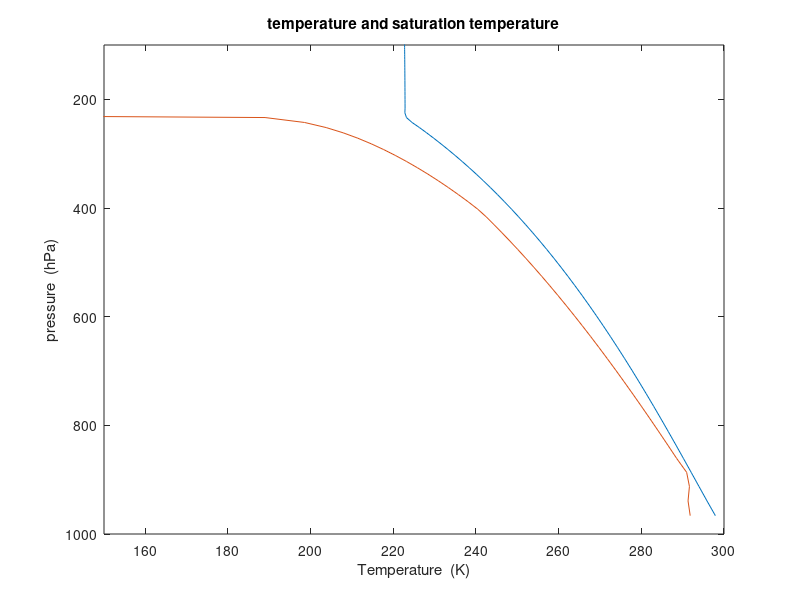
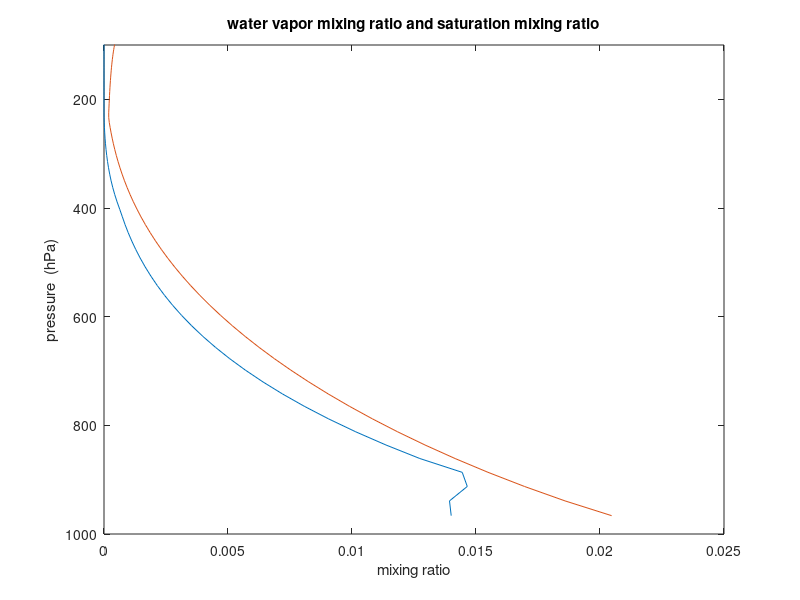
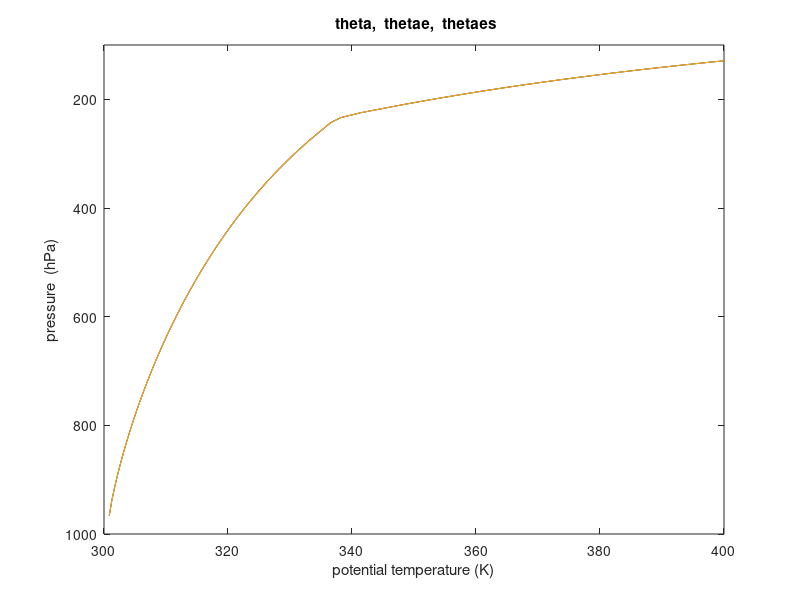

The MATLAB source for these figures, in order: (Note: this script raises an error after producing the figures.)
% MATLAB script:  profile_1.m
% This script reads in a thermodynamic sounding and plots profiles
% of various thermodynamic parameters.
clear all                   % clear the workspace
close all                   % close all figures
% The data is given on height surfaces
load sounding.dat           % loads z, p, theta, qv  data
z = sounding(1,:);
p = sounding(2,:);
theta = sounding(3,:);
qv = sounding(4,:);
% Define physical constants
dz = 250;
g = 9.81;                   % gravity
R = 287;                    % gas constant for dry air
cp = 1004;                  % specific heat at constant press
Ttr = 273.16;               % triple point temperature
Lv = 2.5e6;                 % latent heat of vaporization
estr = 6.11;                % saturation vapor pressure at triple point (hPa)
Rv = 461;                   %  gas constant for vapor
eps = 0.622;                % ratio of water vapor mass to dry air mass
% Plot potential temperature versus pressure 
s=size(theta);
% Note by using the size function the code will work for data files with
% different numbers of points.  
% Compute  temperature  profile.  
T = theta.*(p/1000).^(R/cp); %compute temperature from theta
% Compute  vapor pressure, saturation vapor pressure, and mixing ratio.
esat= estr*exp(Lv/Rv*(1/Ttr-1./T));     % saturation vapor pressure
eair = qv.*p/eps;                       % vapor pressure for actual humidity
qvs = eps*esat./p;                      % saturation mixing ratio
% Compute T when parcels at each level are brought to saturation.
% (Use Clausius-Clapeyrn equation)
Tpsat = 1./(1/Ttr-Rv/Lv*log(eair./estr));
figure(1)
plot(T,p,Tpsat,p)       % plot temperature and saturation temperature.
axis ij                 % this statement reverses y-axis order
axis([150 300 100 1000])
xlabel('Temperature  (K)'), ylabel('pressure  (hPa)')
title('temperature and saturation temperature')
figure(2)
plot(qv,p, qvs,p)
axis ij
xlabel('mixing ratio')
axis([0 .025 100 1000])
ylabel('pressure  (hPa)')
title(' water vapor mixing ratio and saturation mixing ratio ')
%%%%%%%%%%%%%%%%%%%%%%%%%%%%%%%%%%%
%% Student to do the computations below
%compute saturation equivalent potential temperature from eq. (9.40)
thetae = theta;     %%%dummy value used
%compute equivalent potential temperature. 
thetaes = theta;    %%%  dummy value used
figure(3)
plot(theta,p, thetaes, p, thetae, p) 
axis ij
xlabel('potential temperature (K)')
ylabel('pressure  (hPa)')
axis([300 400 100 1000]);
title(' theta,  thetae,  thetaes')
nl = s(2);       %number of vertical levels
%need to compute  lifting condensation level and level of free convection
% plfc is  pressure at level of free convection
% Tmlfc is saturation temperature at level of free convection
% Tmoist is function to compute moist adiabat through LCL
% lcl is lifting condensation level for parcel raised from lowest level 
% Compute lcl by lifting dry adiabatically from level 1 until saturated
lcl = min(find(theta(1)*(p/1e3).^(R/cp)<Tpsat(1)));
Tmlcl = theta(1)*(p(lcl)/1e3)^(R/cp);
Tm= Tmoist(p,z, nl, z(lcl), p(lcl),Tmlcl );  %moist adiabat through lcl
% find LFC for lifting from level 1
locate = find((thetae(1)-thetaes)>=0);
lfc = min(locate);
figure(4)
plot(T,p,Tm,p)
axis([190 300 100 1000])
axis ij
xlabel('temperature  (K)'), ylabel('pressure  (hPa)')
title('temperature and moist adiabat')
%Student to compute CAPE for the sounding 
